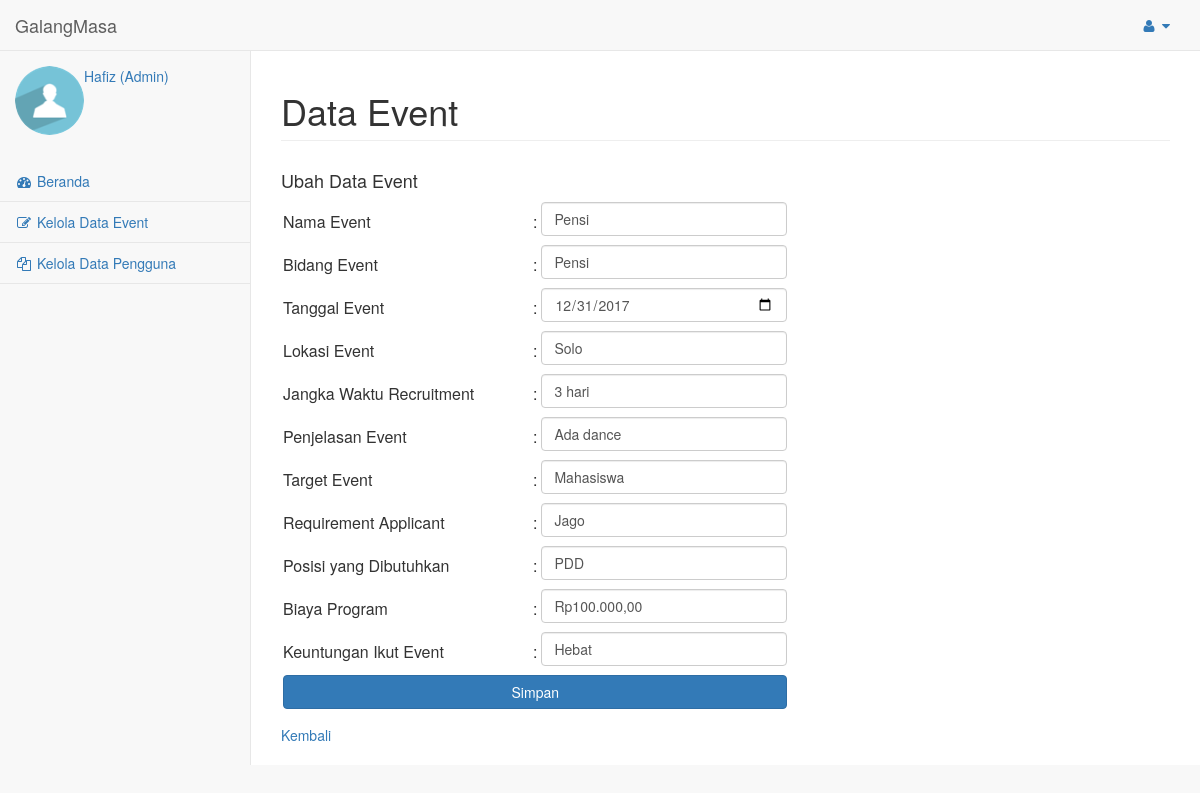
The app's page /admin/data_event/edit.php?num=1 (signed in) with its own data.
### tables this page shows
CREATE TABLE `data_event` (
  `num` int(11) NOT NULL,
  `nama` text NOT NULL,
  `bidang` text NOT NULL,
  `tanggal` text NOT NULL,
  `lokasi` text NOT NULL,
  `jangka` text,
  `penjelasan` text,
  `target` text,
  `req` text,
  `posisi` text,
  `biaya` text,
  `keuntungan` text,
  `penulis` text NOT NULL
);

### admin/data_event/edit.php (the view, shortened to what this page needs)
<html>
	<head>
		<link href="../../vendor/bootstrap/css/bootstrap.min.css" rel="stylesheet">
		<link href="../../vendor/metisMenu/metisMenu.min.css" rel="stylesheet">
		<link href="../../dist/css/sb-admin-2.css" rel="stylesheet">
		<link href="../../vendor/morrisjs/morris.css" rel="stylesheet">
		<link href="../../vendor/font-awesome/css/font-awesome.min.css" rel="stylesheet" type="text/css">
	</head>
	<body>
		<div id="wrapper">
			<?php
				include('../../navigasi/nav2.php')
			?>
			<div id="page-wrapper">
				<div class="row">
					<div class="col-lg-12">
						<h1 class="page-header">Data Event</h1>
					</div>
				</div>
				<div class="row">
					<div class="col-lg-12">
						<h4>Ubah Data Event</h4>
						<?php
						$num = $_GET['num'];
						$queryUser = "SELECT * FROM data_event WHERE num='$num'";
						if ($r = mysql_query($queryUser))
						{
							$baris = mysql_fetch_array($r);
							$num = htmlentities($baris['num']);
							$nama = htmlentities($baris['nama']);
							$bidang = htmlentities($baris['bidang']);
							$tanggal = htmlentities($baris['tanggal']);
							$lokasi = htmlentities($baris['lokasi']);
							$jangka = htmlentities($baris['jangka']);
							$penjelasan = htmlentities($baris['penjelasan']);
							$target = htmlentities($baris['target']);
							$req = htmlentities($baris['req']);
							$posisi = htmlentities($baris['posisi']);
							$biaya = htmlentities($baris['biaya']);
							$keuntungan = htmlentities($baris['keuntungan']);
							?>
							<form action="editsave.php?num=<?php echo $num;?>" method="POST" name="FormUpload" id="FormUpload" enctype="multipart/form-data">
								<table border="0" cellpadding="5" cellspacing="5">
									<tr>
										<td width="250">Nama Event</td>
										<td width="3">:</td>
										<td width="250"><input type="text" class="form-control" name="nama" value="<?php echo $nama; ?>" required="required"></td>
									</tr>
									<tr>
										<td width="250">Bidang Event</td>
										<td width="3">:</td>
										<td><input type="text" class="form-control" name="bidang" value="<?php echo $bidang; ?>" required="required"></td>
									</tr>
									<tr>
										<td width="250">Tanggal Event</td>
										<td width="3">:</td>
										<td><input type="date" class="form-control" name="tanggal" value="<?php echo $tanggal; ?>" required="required"></td>
									</tr>
									<tr>
										<td width="250">Lokasi Event</td>
										<td width="3">:</td>
										<td><input type="text" class="form-control" name="lokasi" value="<?php echo $lokasi; ?>" required="required"></td>
									</tr>
									<tr>
										<td width="250">Jangka Waktu Recruitment</td>
										<td width="3">:</td>
										<td><input type="text" class="form-control" name="jangka" value="<?php echo $jangka; ?>"></td>
									</tr>
									<tr>
										<td width="250">Penjelasan Event</td>
										<td width="3">:</td>
										<td><input type="text" class="form-control" name="penjelasan" value="<?php echo $penjelasan; ?>"></td>
									</tr>
									<tr>
										<td width="250">Target Event</td>
										<td width="3">:</td>
										<td><input type="text" class="form-control" name="target" value="<?php echo $target; ?>"></td>
									</tr>
									<tr>
										<td width="250">Requirement Applicant</td>
										<td width="3">:</td>
										<td><input type="text" class="form-control" name="req" value="<?php echo $req; ?>"></td>
									</tr>
									<tr>
										<td width="250">Posisi yang Dibutuhkan</td>
										<td width="3">:</td>
										<td><input type="text" class="form-control" name="posisi" value="<?php echo $posisi; ?>"></td>
									</tr>
									<tr>
										<td width="250">Biaya Program</td>
										<td width="3">:</td>
										<td><input type="text" class="form-control" name="biaya" value="<?php echo $biaya; ?>"></td>
									</tr>
									<tr>
										<td width="250">Keuntungan Ikut Event</td>
										<td width="3">:</td>
										<td><input type="text" class="form-control" name="keuntungan" value="<?php echo $keuntungan; ?>"></td>
									</tr>
									<tr>
										<td colspan=3><input type="submit" class="btn btn-primary btn-block btn-large" name="submit" value="Simpan" /></td>
									</tr>
								</table>
							</form>
							<a href="../data_event/">Kembali</a>
						<?php
						} else {
							echo "<p>Tidak bisa mengambil data.</p>";
						}
						?>
						<br/>
						<br/>
				</div>
			</div>
		</div>
	</body>
</html>

### admin/data_event/edit.php (style rules this page uses)
input { margin-bottom: 5px; }

### records on screen
data_event: nama "Pensi", bidang "Pensi", tanggal "12/31/2017", lokasi "Solo", jangka "3 hari", penjelasan "Ada dance", target "Mahasiswa", req "Jago", posisi "PDD", biaya "Rp100.000,00", keuntungan "Hebat"

### other values on screen
$_SESSION['nama'] "Hafiz"
$_SESSION['posisi'] "Admin"
